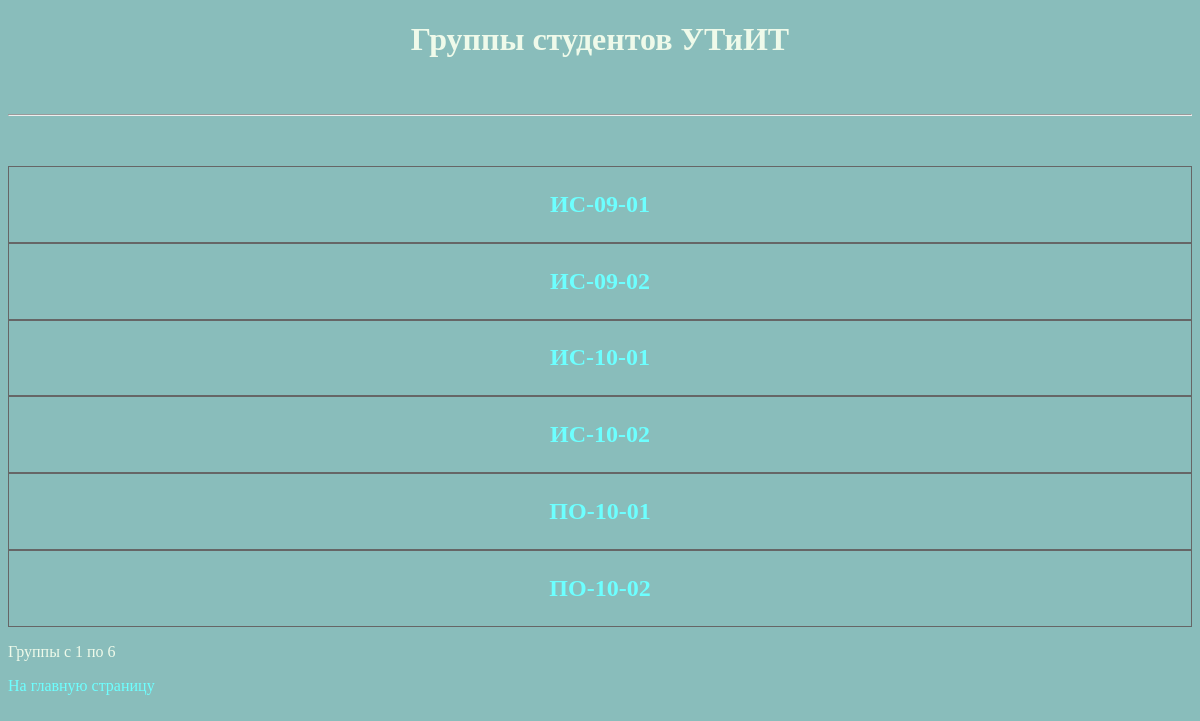
Screenshot of /project/groups.php with the database file from the repository.
### tables this page shows
CREATE TABLE IF NOT EXISTS `groups` (
  `group_id` smallint(6) NOT NULL AUTO_INCREMENT,
  `group_name` char(10) DEFAULT NULL,
  PRIMARY KEY (`group_id`)
);

### project/groups.php (the view, shortened to what this page needs)
<?php require_once('Connections/studies_date.php'); ?>
<?php
mysqli_select_db($studies_date, $database_studies_date);
$query_groups = "SELECT * FROM groups ORDER BY `group_name` ASC";
$groups = mysqli_query($studies_date, $query_groups) or die($studies_date->error);
$row_groups = mysqli_fetch_assoc($groups);
$totalRows_groups = mysqli_num_rows($groups);
?>
<!DOCTYPE HTML PUBLIC "-//W3C//DTD HTML 4.01 Transitional//EN"
"http://www.w3.org/TR/html4/loose.dtd">
<html>
<head>
<link href="styles.css" rel="stylesheet" type="text/css">
</head>
<body>
<h1>Группы студентов УТиИТ</h1>
<p>&nbsp;</p>
<hr>
<p align="center">&nbsp;</p>
<?php do { ?>
<div class="fullnote">
 <h2>
 	<a href="students?group=<?php echo $row_groups['group_id']; ?>">
 		<?php
 			echo $row_groups['group_name'];
 		?>
 	</a>
 </h2>
</div>
<?php } while ($row_groups = mysqli_fetch_assoc($groups)); ?>
<p>Группы с <?php echo "1" ?> по
<?php echo $totalRows_groups ?> </p>
<p><a href="/">На главную страницу</a> </p>
<p>&nbsp; </p>
</body>
</html>

### project/styles.css (style rules this page uses)
body { background-color: #89bdbb; color: #effaea; }
h1 { text-align: center; }
h2 { text-align: center; }
.fullnote { border: thin solid #666666; padding: 4px; }
a { color: #6DFFFF; text-decoration: none; transition: color 1s, border 0.5s; }

### rows the page displays
groups: group_name "ИС-09-01"
groups: group_name "ИС-09-02"
groups: group_name "ИС-10-01"
groups: group_name "ИС-10-02"
groups: group_name "ПО-10-01"
groups: group_name "ПО-10-02"

### other values shown
$totalRows_groups "6"
